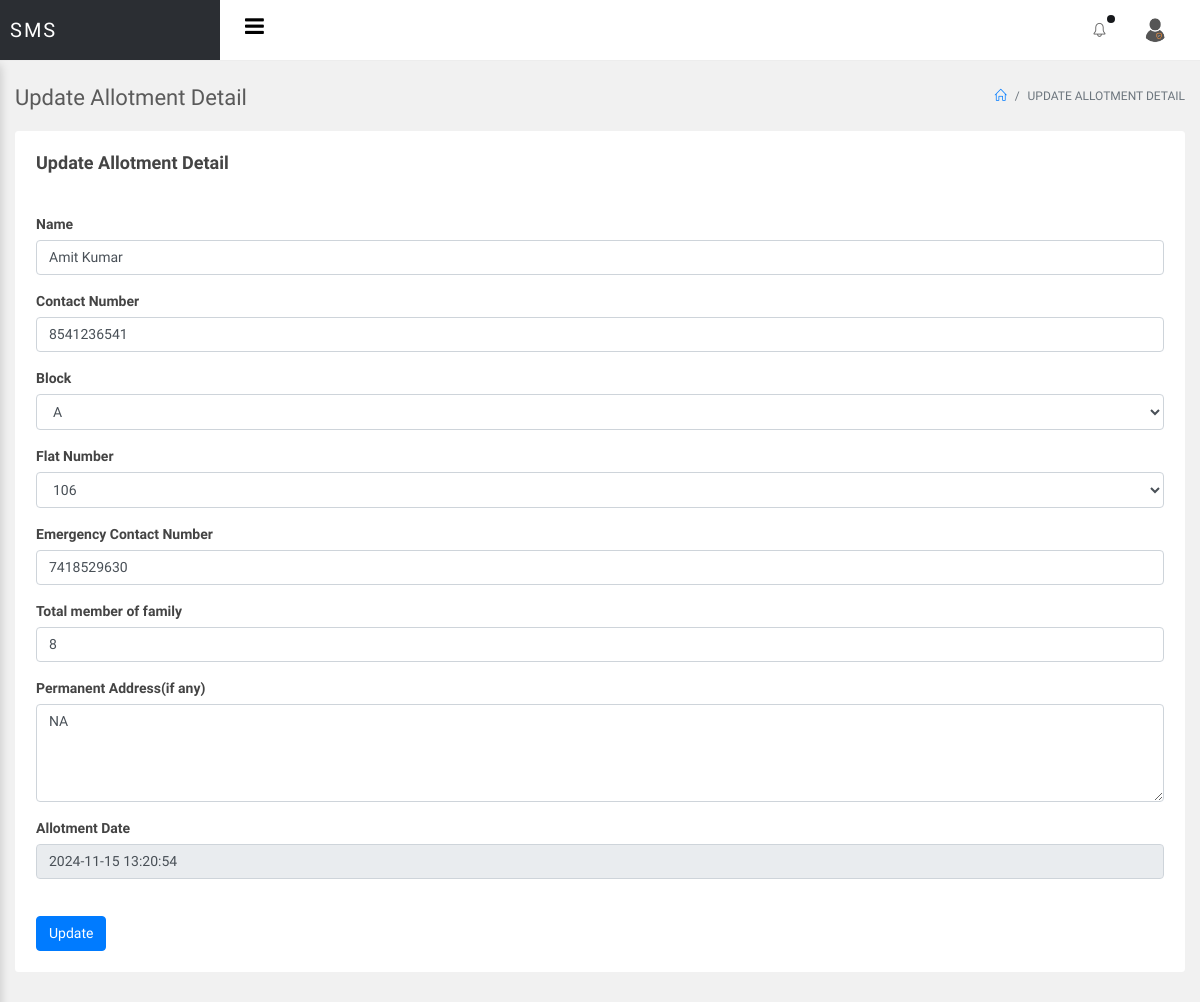
Screenshot of /sms/admin/edit-allotment-detail.php?editid=1 (signed in) with the database file from the repository.
### tables this page shows
CREATE TABLE `tblallotment` (
  `ID` int(10) NOT NULL,
  `Name` varchar(200) DEFAULT NULL,
  `ContactNumber` bigint(10) DEFAULT NULL,
  `Block` varchar(10) DEFAULT NULL,
  `FlatNum` int(10) DEFAULT NULL,
  `EContactnum` bigint(10) DEFAULT NULL,
  `Noofmember` int(10) DEFAULT NULL,
  `Address` mediumtext DEFAULT NULL,
  `AllotmentDate` timestamp NULL DEFAULT current_timestamp()
);

### sms/admin/edit-allotment-detail.php (the view, shortened to what this page needs)
<?php
include('includes/dbconnection.php');
if (strlen($_SESSION['smsaid']==0)) {
  header('location:logout.php');
  } else{
?>
<!doctype html>
<html lang="en">
<head>
<link rel="stylesheet" href="../assets/vendor/bootstrap/css/bootstrap.min.css">
<link rel="stylesheet" href="../assets/vendor/animate-css/animate.min.css">
<link rel="stylesheet" href="../assets/vendor/font-awesome/css/font-awesome.min.css">
<link rel="stylesheet" href="../assets/vendor/bootstrap-multiselect/bootstrap-multiselect.css">
<link rel="stylesheet" href="../assets/vendor/parsleyjs/css/parsley.css">
<link rel="stylesheet" href="assets/css/main.css">
<link rel="stylesheet" href="assets/css/color_skins.css">
</head>
<body class="theme-blue">
<div id="wrapper">
   <?php include_once('includes/header.php');?>
    <div id="main-content">
        <div class="container-fluid">
            <div class="block-header">
                <div class="row">
                    <div class="col-lg-5 col-md-8 col-sm-12">
                        <h2>Update Allotment Detail</h2>
                    </div>
                    <div class="col-lg-7 col-md-4 col-sm-12 text-right">
                        <ul class="breadcrumb justify-content-end">
                            <li class="breadcrumb-item"><a href="dashboard.php"><i class="icon-home"></i></a></li>
                            <li class="breadcrumb-item active">Update Allotment Detail</li>
                        </ul>
                    </div>
                </div>
            </div>
            <div class="row clearfix">
                <div class="col-md-12">
                    <div class="card">
                        <div class="header">
                            <h2>Update Allotment Detail</h2>
                        </div>
                        <div class="body">
                            <form id="basic-form" method="post">
                                <?php
                   $eid=$_GET['editid'];
$sql="SELECT * from tblallotment where ID=$eid";
$query = $dbh -> prepare($sql);
$query->execute();
$results=$query->fetchAll(PDO::FETCH_OBJ);
$cnt=1;
if($query->rowCount() > 0)
{
foreach($results as $row)
{               ?>
                                <div class="form-group">
                                    <label>Name</label>
                                    <input type="text" name="name" id="name" class="form-control" value="<?php echo htmlentities($row->Name);?>" required="true"></div>
                                <div class="form-group">
                                    <label>Contact Number</label>
                                    <input type="text" name="contnum" id="contnum" class="form-control" required="true" maxlength="10" pattern="[0-9]+" value="<?php echo htmlentities($row->ContactNumber);?>">
                                </div>
                                <div class="form-group">
                                    <label>Block</label>
<select type="text" name="block" id="block" value="" onChange="getblock(this.value)" class="form-control" required="true">
<option value="<?php echo htmlentities($row->Block);?>"><?php echo htmlentities($row->Block);?></option>
                                                    </select>
                                </div>
                             <div class="form-group">
                                    <label>Flat Number</label>
                                    <select type="text" name="flatnum" id="flatnum" value="" class="form-control" required="true">
<option value="<?php echo htmlentities($row->FlatNum);?>"><?php echo htmlentities($row->FlatNum);?></option>
                                                    </select>
                                </div>
                                 <div class="form-group">
                                    <label>Emergency Contact Number</label>
                                    <input type="text" name="econtnum" id="econtnum" class="form-control" required="true" maxlength="10" pattern="[0-9]+" value="<?php echo htmlentities($row->EContactnum);?>">
                                </div>
                                 <div class="form-group">
                                    <label>Total member of family</label>
                                    <input type="text" name="memfamily" id="memfamily" class="form-control" required="true" value="<?php echo htmlentities($row->Noofmember);?>">
                                </div>
                                <div class="form-group">
                                    <label>Permanent Address(if any)</label>
                                    <textarea type="text" name="address" id="address" rows="4" cols="4" class="form-control"><?php echo htmlentities($row->Address);?></textarea>
                                </div>
                                <div class="form-group">
                                    <label>Allotment Date</label>
                                    <input type="text" name="AllotmentDate" id="AllotmentDate" class="form-control" readonly="true" value="<?php echo htmlentities($row->AllotmentDate);?>">
                                </div>
                               <?php $cnt=$cnt+1;}} ?>
                                <br>
                                <button type="submit" class="btn btn-primary" name="submit" id="submit">Update</button>
                            </form>
                        </div>
                    </div>
                </div>
            </div>
        </div>
    </div>
</div>
</body>
</html>
<?php }  ?>

### rows the page displays
tblallotment: name "Amit Kumar", contnum "8541236541", block "A", flatnum "106", econtnum "7418529630", memfamily "8", address "NA", AllotmentDate "2024-11-15 13:20:54"
